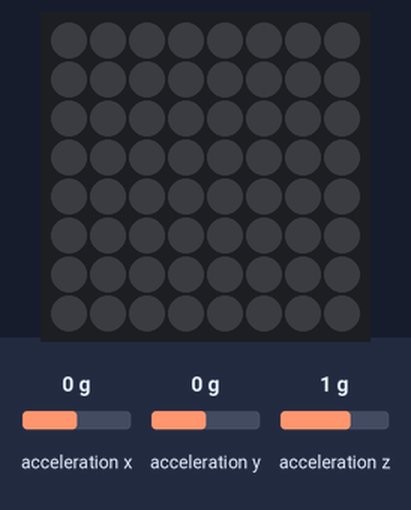
A program run on a simulated Raspberry Pi (BCM pin numbers) with a Sense HAT. On the bench: the Sense HAT's 8×8 RGB LED matrix. The test bench sets the inputs (shaded band); at power-on: acceleration x 0 g, acceleration y 0 g, acceleration z 1 g. The clock reads 2024-03-15 10:24:30 at power-on unless the program sets it; files the program writes start out absent; random numbers come from a fixed seed.

Above: at 1.2 s.
1.3 s: acceleration x set to -3.4 g
At 3.8 s:
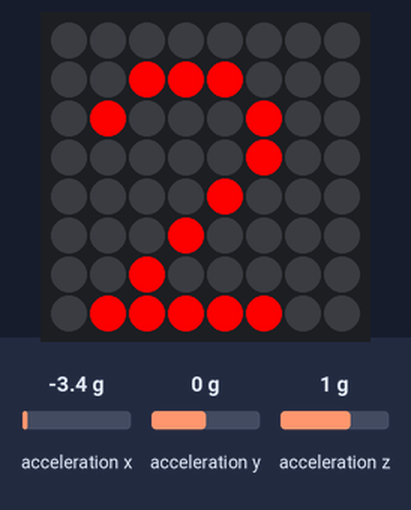
5.4 s: acceleration x set to -1.8 g
At 6.4 s:
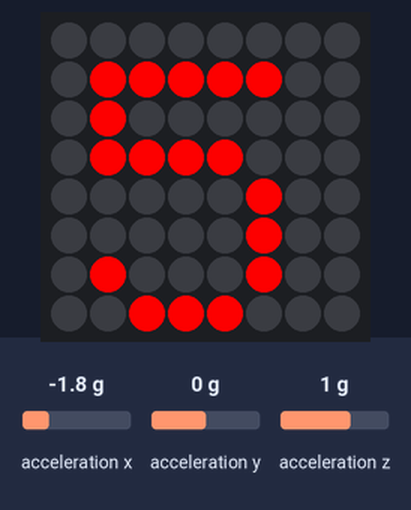
9.5 s: acceleration y set to -3.4 g
At 11.8 s:
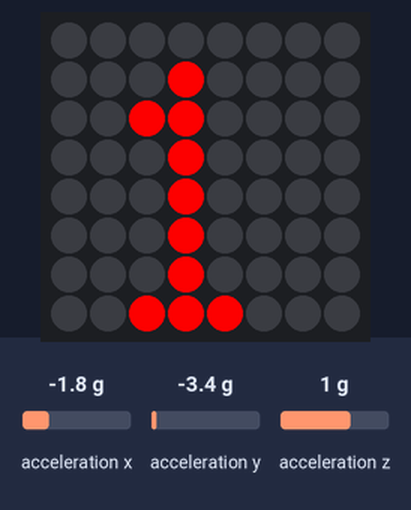
13.6 s: acceleration y set to -1.8 g
Timing chart, 0 to 16.5 s (numbered marks = the images above; inputs shaded):
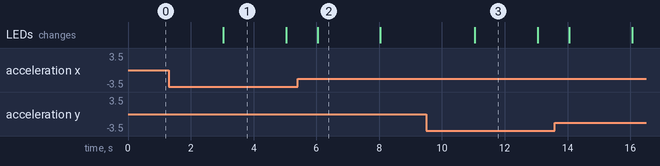

Measured:
- after the input at 1.3 s, the LEDs: change after 1.7 s (image 1)
- after the input at 9.5 s, the LEDs: change after 1.6 s (image 3)
- what the display in image 1 shows lasts 2.0 s, from 3.0 s to 5.0 s

The program:

acc.py
```python
from sense_hat import SenseHat
sense = SenseHat()
import time
import random
import datetime

file = open('accdata.txt', 'a')

def FillFile(x, y, z):
    t = datetime.datetime.now()
    time.sleep(1)
    x = str(x)
    y = str(y)
    z = str(z)
    list = [x, y, z]
    file.write(str(t))
    file.write(str('   ' + list[0] + '   ' + list[1] + '   ' + list[2] + '\n'))

dice = ['1', '2', '3', '4', '5', '6']

sense.clear()

while True:
    x, y, z = sense.get_accelerometer_raw().values()
    x = abs(x)
    y = abs(y)
    z = abs(z)
    FillFile(x, y, z)
    if x > 2 or y > 2 or z > 2:
        sense.show_letter(random.choice(dice), text_colour = (255, 0, 0))
        for i in range (0, 2):
            FillFile(x, y, z)
        #time.sleep(2)
        sense.clear()
```
